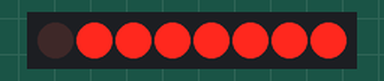
A sketch run on a simulated Arduino Uno, built with avr-gcc and run on an emulated ATmega328P. Shown: 8 port-expander outputs drawn as a row of LEDs (first output left, lit = HIGH). Wiring (inferred from the names in the program): PCF8574 port expander at I2C address 0x20. Wiring (inferred from the signals the program sends): row of LEDs: on Q0, Q1, Q2, Q3, Q4, Q5, Q6, Q7.

Above: at 0.5 s.
At 2.5 s:
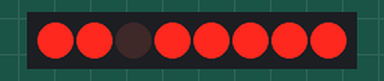
At 3.5 s:
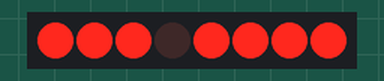
At 4.5 s:
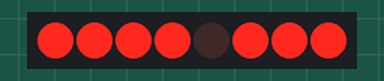
At 6.5 s:
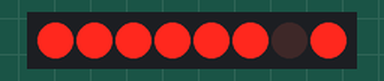
At 9.5 s:
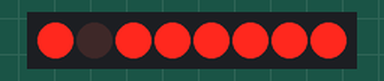
Timing chart, 0 to 10.4 s (numbered marks = the images above):
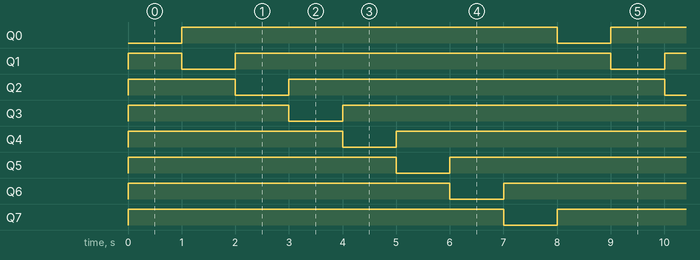

Measured:
- by itself, Q0, Q7: alternates HIGH for 7.0 s and LOW for 1.0 s
- by itself, Q1–6: repeats every 8.0 s: LOW 1.0 s, HIGH 7.0 s
- by itself, everything shown: repeats every 8.0 s, in 8 steps

The sketch:

PCF8574_GPIO_Extender.ino
```cpp
#include<Wire.h>

void WriteToPCF8574(unsigned char data)
{
  Wire.beginTransmission(0x20);
  Wire.write(data);
  Wire.endTransmission();
}
void setup()
{
  Wire.begin();
}

void loop()
{
  WriteToPCF8574(0x01);
  delay(1000);
  WriteToPCF8574(0x02);
  delay(1000);
  WriteToPCF8574(0x04);
  delay(1000);
  WriteToPCF8574(0x08);
  delay(1000);
  WriteToPCF8574(0x10);
  delay(1000);
  WriteToPCF8574(0x20);
  delay(1000);
  WriteToPCF8574(0x40);
  delay(1000);
  WriteToPCF8574(0x80);
  delay(1000);
}
```
